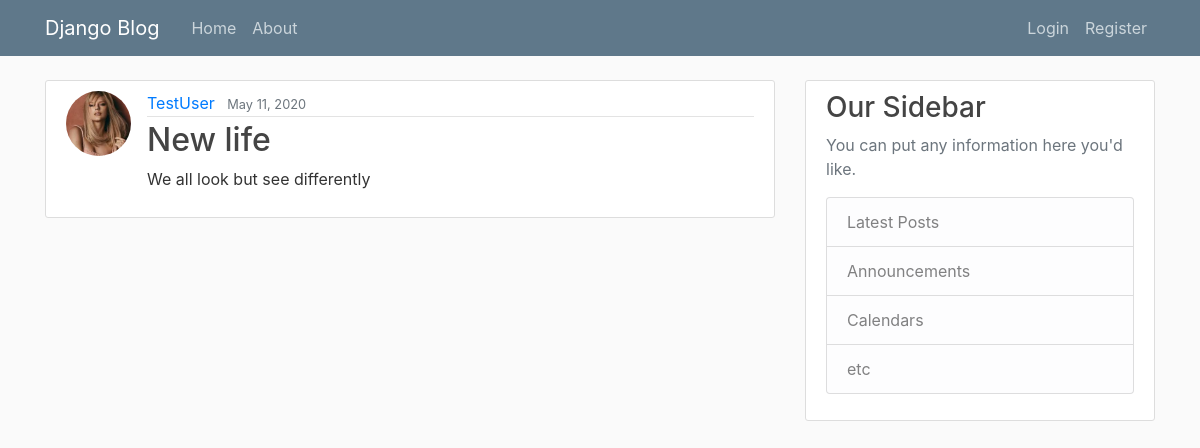
Screenshot of /post/11/ with the database file from the repository.
### blog/models.py (models this page shows, shortened)
class Post(models.Model):
    title = models.CharField(max_length=100)
    content = models.TextField()
    date_posted = models.DateTimeField(default=timezone.now)
    authour = models.ForeignKey(User, on_delete=models.CASCADE)

### users/models.py (models this page shows, shortened)
class Profile(models.Model):
    user = models.OneToOneField(User, on_delete=models.CASCADE)
    image = models.ImageField(default='default.jpg', upload_to='profile_pics')

### blog/views.py (the view)
# urls.py: path('post/<int:pk>/', PostDetailView.as_view(), name = 'post-detail'),
class PostDetailView(DetailView):
    model = Post

### blog/templates/blog/post_detail.html (shortened to what this page needs)
{% extends 'blog/base.html' %}
{% block content %}
    <article class="media content-section">
        <img class = "rounded-circle article-img" src = "{{ object.authour.profile.image.url }}">
        <div class="media-body">
        <div class="article-metadata">
            <a class="mr-2" href="{% url 'user-posts' object.authour.username %}">{{ object.authour }}</a>
            <small class="text-muted">{{ object.date_posted|date:"F d, Y" }}</small>
        </div>
        <h2 class="article-title">{{ object.title }}</h2>
        <p class="article-content">{{object.content }}</p>
        </div>
    </article>
{%endblock%}

### blog/static/blog/main.css (style rules this page uses)
body { background: #fafafa; color: #333333; margin-top: 5rem; }
h1, h2, h3, h4, h5, h6 { color: #444444; }
.content-section { background: #ffffff; padding: 10px 20px; border: 1px solid #dddddd; border-radius: 3px; margin-bottom: 20px; }
.article-title { color: #444444; }
.article-content { white-space: pre-line; }
.article-img { height: 65px; width: 65px; margin-right: 16px; }
.article-metadata { padding-bottom: 1px; margin-bottom: 4px; border-bottom: 1px solid #e3e3e3 }

### rows the page displays
Post: authour.profile.image (placeholder picture), authour "TestUser", date_posted "May 11, 2020", title "New life", content "We all look but see differently"
